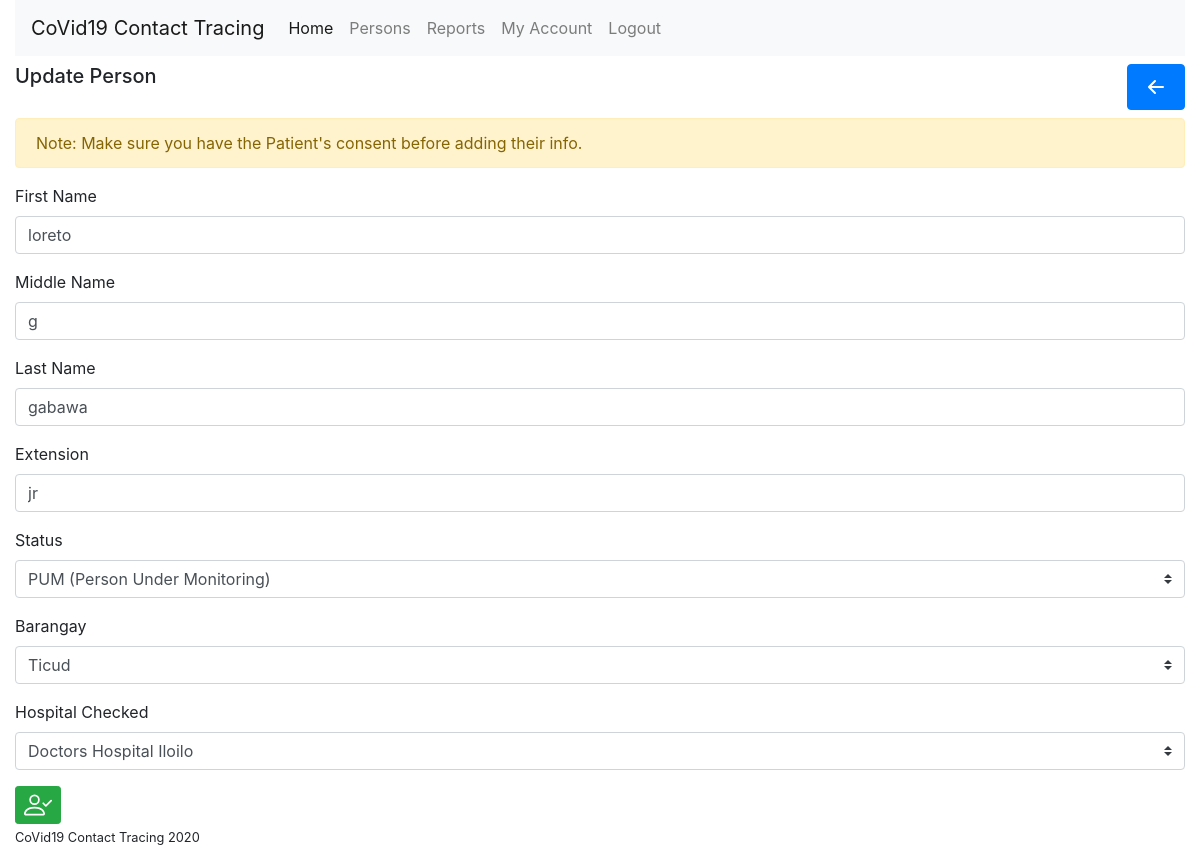
/?page=edit_person&id=1 (signed in), run on the app's committed database.
### tables this page shows
CREATE TABLE `persons` (
  `id` bigint(20) NOT NULL,
  `brgy_id` bigint(20) NOT NULL,
  `firstname` varchar(30) NOT NULL,
  `middlename` varchar(30) NOT NULL,
  `lastname` varchar(30) NOT NULL,
  `extension` varchar(5) NOT NULL,
  `status` varchar(15) NOT NULL,
  `hospital_id` bigint(20) DEFAULT NULL
);

CREATE TABLE `barangays` (
  `id` bigint(11) NOT NULL,
  `municipality_id` int(11) DEFAULT NULL,
  `district_id` int(11) DEFAULT NULL,
  `name` varchar(200) NOT NULL
);

CREATE TABLE `hospitals` (
  `id` bigint(20) NOT NULL,
  `name` varchar(100) NOT NULL,
  `short_name` varchar(15) NOT NULL
);

### functions.php (called while the page is built, shortened)
<?php
function clean( $string, $space = false ) {
  return preg_replace('/[^A-Za-z0-9\-]/', '', $string);
}

### pages/edit_person.php (the view, shortened to what this page needs)
<div class="col">
  <div class="row mb-2">
    <div class="col-9">
      <h5>Update Person</h5>
    </div>
    <div class="col d-flex justify-content-end">
      <a class="btn btn-primary" href="<?php echo SITE_URL ?>/?page=persons" title="Back">
      </a>
    </div>
  </div>
  <?php
    $id = isset( $_GET[ 'id' ] ) && !empty( $_GET[ 'id' ] ) ? clean( $_GET[ 'id' ] ) : null;
    $account = $DB->query( "SELECT * FROM persons WHERE id = $id LIMIT 1" );
  ?>
  <?php if( $account && $account->num_rows ) {
    $account = $account->fetch_object();
  ?>
  <div class="alert alert-warning" role="alert">
    Note: Make sure you have the Patient's consent before adding their info.
  </div>
  <form method="post">
    <div class="form-group">
      <label for="exampleInputEmail1">First Name</label>
      <input type="text" name="data[firstname]" class="form-control" required value="<?php echo $account->firstname ?>">
    </div>
    <div class="form-group">
      <label for="exampleInputEmail1">Middle Name</label>
      <input type="text" name="data[middlename]" class="form-control" required value="<?php echo $account->middlename ?>">
    </div>
    <div class="form-group">
      <label for="exampleInputEmail1">Last Name</label>
      <input type="text" name="data[lastname]" class="form-control" required value="<?php echo $account->lastname ?>">
    </div>
    <div class="form-group">
      <label for="exampleInputEmail1">Extension</label>
      <input type="text" name="data[extension]" class="form-control" value="<?php echo $account->extension ?>">
    </div>
    <div class="form-group">
      <label for="exampleInputEmail1">Status</label>
      <select name="data[status]" class="custom-select">
        <option value="pum" <?php echo $account->status == 'pum' ? 'selected' : '' ?>>PUM (Person Under Monitoring)</option>
      </select>
    </div>
    <div class="form-group">
      <?php
        $barangays = $DB->query( "SELECT * FROM barangays" );
      ?>
      <label for="exampleInputEmail1">Barangay</label>
      <select name="data[brgy_id]" class="custom-select">
        <?php while( $barangay = $barangays->fetch_object() ) : ?>
        <option <?php echo ( $barangay->id == $account->brgy_id ? 'selected' : '' ); ?> value="<?php echo $barangay->id ?>"><?php echo $barangay->name ?></option>
        <?php endwhile;?>
      </select>
    </div>
    <div class="form-group">
      <?php
        $hospitals = $DB->query( "SELECT * FROM hospitals" );
      ?>
      <label for="exampleInputEmail1">Hospital Checked</label>
      <select name="data[hospital_id]" class="custom-select">
        <?php while( $hospital = $hospitals->fetch_object() ) : ?>
        <option <?php echo ( $hospital->id == $account->hospital_id ? 'selected' : '' ); ?> value="<?php echo $hospital->id ?>"><?php echo $hospital->name ?></option>
        <?php endwhile; ?>
      </select>
    </div>
    <button type="submit" class="btn btn-success btn-sm" title="Save Person">
    </button>
  </form>
  <?php } else { ?>
    <div class="alert alert-danger" role="alert">
      Account not found
  </div>
  <?php } ?>
</div>

### data on the page
persons: firstname "loreto", middlename "g", lastname "gabawa", extension "jr", status "PUM (Person Under Monitoring)", brgy.name "Ticud", hospital.name "Doctors Hospital Iloilo"
